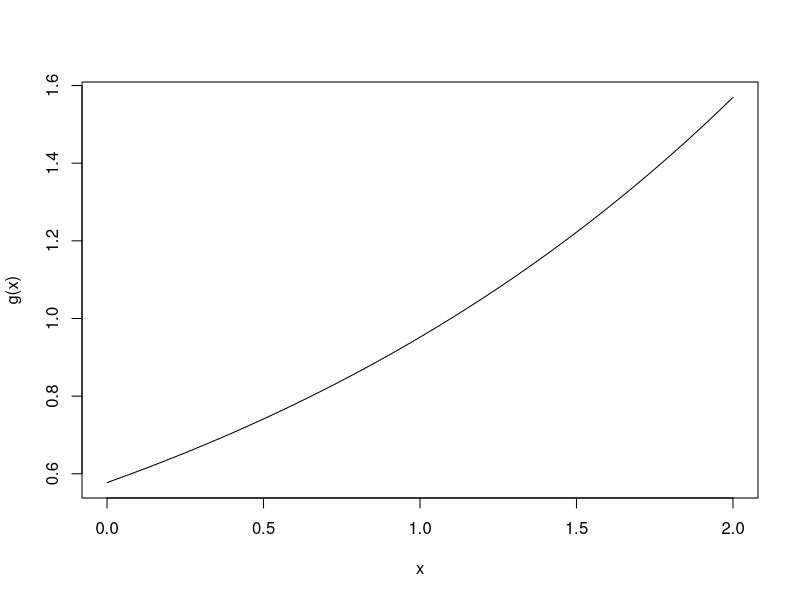

The R source for this figure:
rm(list=ls(all=TRUE))
f = function(x) 3 * x ^ 2 - exp(x)
g = function(x) (exp(x) / 3) ^ 0.5
curve(g,0,2)
error = 10 ^ - 6
x = fx = c()
x[1] = 0.5
fx[1] = f(x[1])
n = 1
while(abs(fx[n]) >= error){
  x[n + 1] = g(x[n])
  fx[n + 1] = f(x[n + 1])
  n = n + 1
}
x
fx
gprime = expression(g)
g_prime = D(gprime,'x')